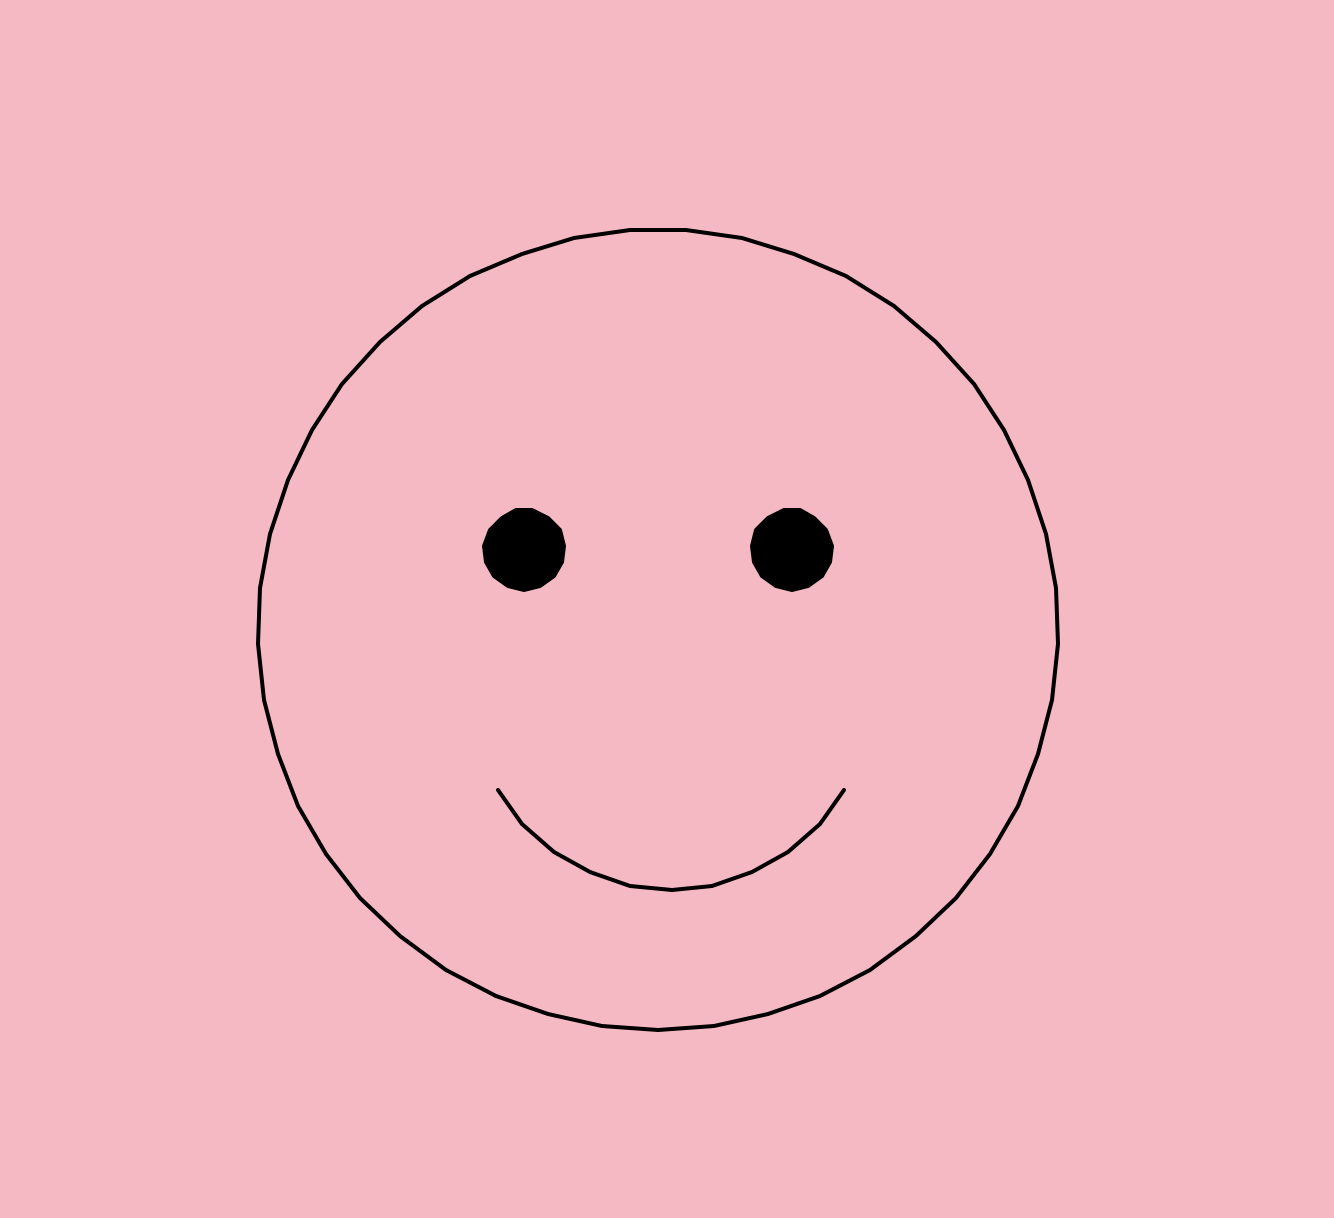

This chart was generated by the following Python code:
# Author: Sloane Luckiewicz

import turtle
turtle.bgcolor("light pink")
pen = turtle.Turtle()
pen.pensize(2)
pen.speed(0)
pen.hideturtle()

# ask user to enter grades
grade = turtle.numinput("Grades" , "Enter Grade: ")
# face
headRadius = 200
pen.up()
pen.setheading(0)
pen.setpos(0,-headRadius)
pen.down()
pen.circle(headRadius)

# left eye
pen.up()
pen.setheading(0)
pen.setpos(-headRadius/3, headRadius/10)
pen.fillcolor("black")
pen.begin_fill()
pen.down()
pen.circle(20)
pen.end_fill()

# right eye
pen.up()
pen.setheading(0)
pen.setpos(headRadius/3, headRadius/10)
pen.fillcolor("black")
pen.begin_fill()
pen.down()
pen.circle(20)
pen.end_fill()

if grade >= 80:
    pen.up()
    pen.setpos(-headRadius * .4,-headRadius * .4)
    pen.down()
    pen.setheading(-60)
    pen.circle(headRadius/2,120) 
elif grade >= 70:
    pen.up()
    pen.setpos(-headRadius * .4,-headRadius * .4)
    pen.down()
    pen.setheading(0)
    pen.forward(170)
elif grade < 69:
    pen.up()
    pen.setpos(-headRadius * .4,-headRadius * .6)
    pen.down()
    pen.setheading(60)
    pen.circle(-headRadius/2,120)

turtle.done()
